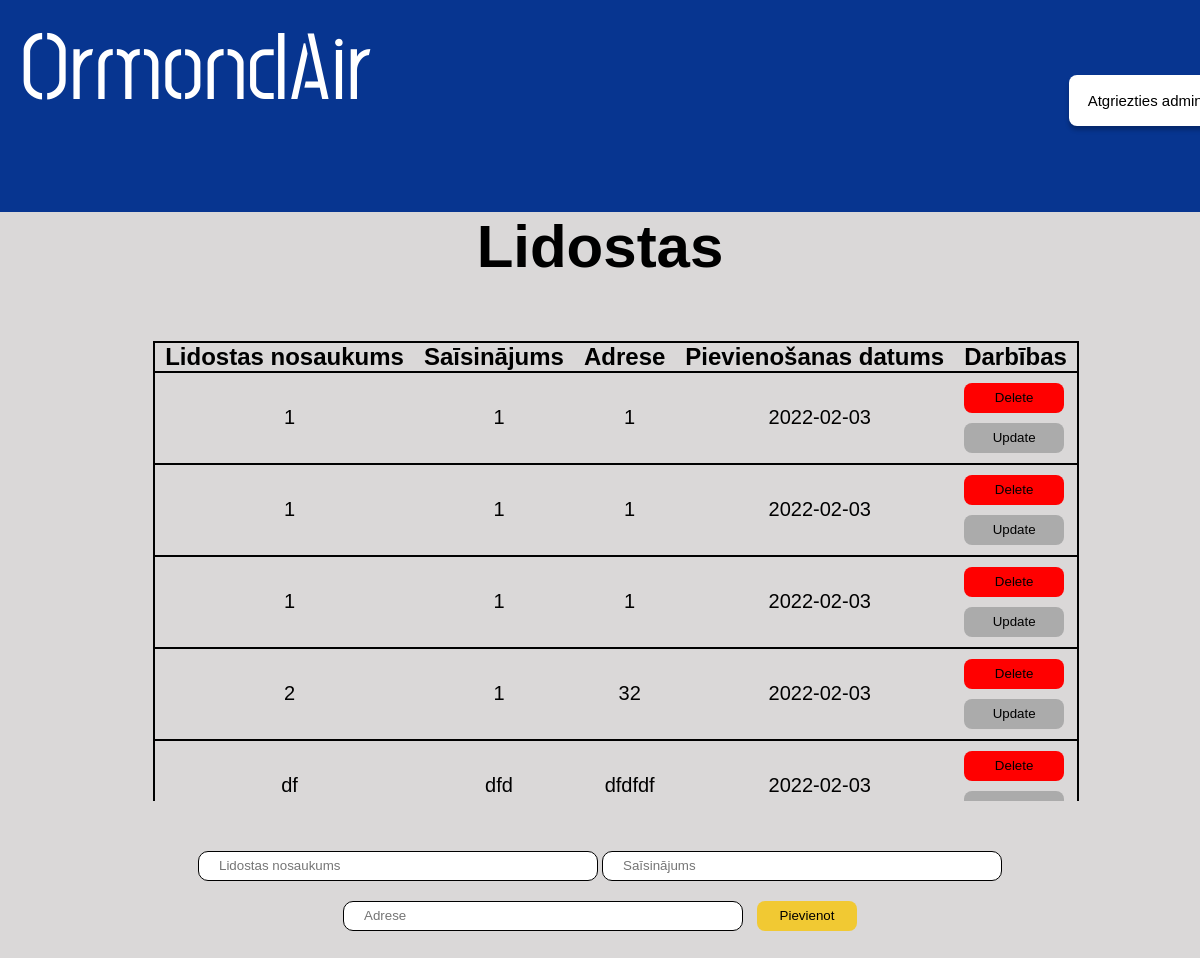
The app's page /admin/lidostas, older data.
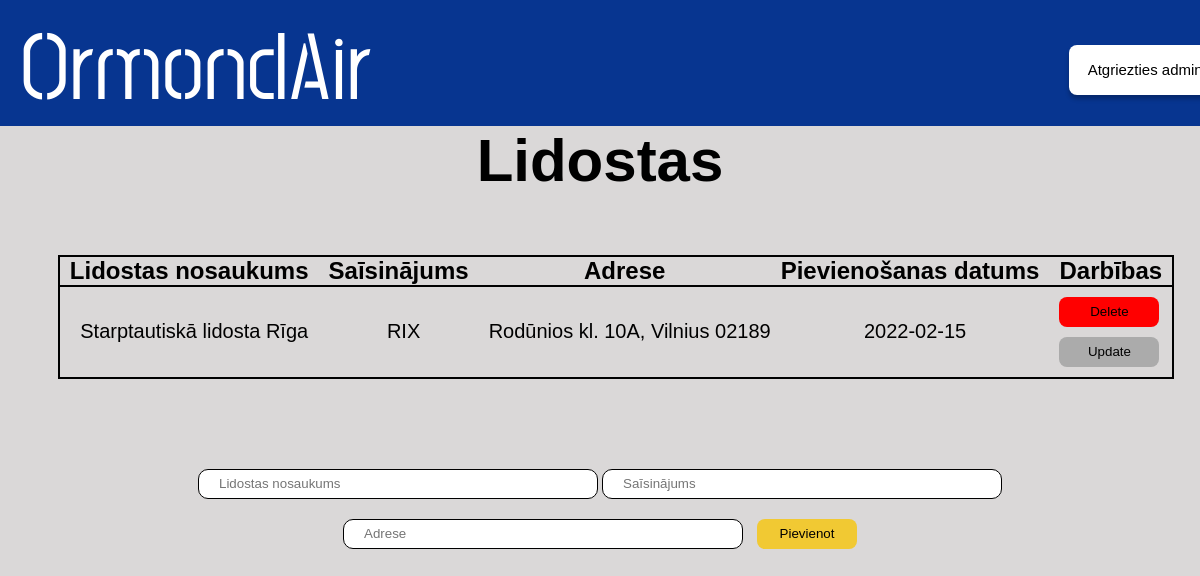
The same page, newer data.
### main.py (models this page shows, shortened)
class Lidosta(db.Model):
    id = db.Column(db.Integer, primary_key=True)
    content = db.Column(db.String(200), nullable=False)
    saisinajums = db.Column(db.String(3), nullable=False)
    adrese = db.Column(db.String(200), nullable=False)
    date_created = db.Column(db.DateTime, default=datetime.utcnow)

### main.py (the view)
@app.route('/admin/lidostas', methods=['POST', 'GET'])
def lidostas():
  if request.method == 'POST':
    new_airport = Lidosta(content=request.form['content'],saisinajums = request.form['saisinajums'], adrese=request.form['adrese'])
    try:
      db.session.add(new_airport)
      db.session.commit()
      return redirect('/admin/lidostas')
    except:
      return "Draugi nav labi!"
  else:
    tasks = Lidosta.query.order_by(Lidosta.date_created).all()
    return render_template('adminlidostas.html', tasks=tasks)

### templates/adminlidostas.html (shortened to what this page needs)
<!DOCTYPE html>
<html lang="en">
  <head>
    <link href="/static/css/stylesheet.css" rel="stylesheet" />
  </head>
  <body>
    <div class="augsejaisBaneris">
      <a href="/">
        <h1 class="homePage">OrmondAir</h1>
      </a>
      <a href="/admin">
        <button id="atgriezties_admin">Atgriezties admin</button>
      </a>
    </div>
    <div class="apaksejaisBaneris">
      <h1 id="virsraksts">Lidostas</h1>
      {% if tasks|length < 1 %}
      <h4 id="apaksraksts">Nav pievienota neviena lidosta! </h4>
      {% else %}
      <div class="tabulaBox">
        <table class="tabula">
          <tr class="tabula">
            <th class="teksts">Lidostas nosaukums</th>
            <th class="teksts">Saīsinājums</th>
            <th class="teksts">Adrese</th>
            <th class="teksts">Pievienošanas datums</th>
            <th class="teksts">Darbības</th>
          </tr>
          {% for task in tasks %}
            <tr class="tabula">
              <td class="dbteksts">{{ task.content }}</td>
              <td class="dbteksts">{{ task.saisinajums }}</td>
              <td class="dbteksts">{{ task.adrese }}</td>
              <td class="dbteksts">{{ task.date_created.date() }}</td>
              <td>
                <a href="/delete/{{task.id}}"><button id=dzest>Delete</button></a>
                <br>
                <a href="/update/{{task.id}}"><button id=labot>Update</button></a>
              </td>
            </tr>
          {% endfor %}
        </table>
      </div>
      {% endif %}
      <form action="/admin/lidostas" method="POST" id="form">
        <input class="input" type="text" name="content" id="content" maxlength="50" placeholder="Lidostas nosaukums" required>
        <input class="input" type="text" name="saisinajums" id="saisinajums" maxlength="3" placeholder="Saīsinājums" required>
        <input class="input" type="text" name="adrese" id="adrese" maxlength="50"placeholder="Adrese" required>
        <input type="submit" value="Pievienot" id="pievienot">
      </form>
    </div>
  </body>
</html>

### static/css/stylesheet.css (style rules this page uses)
body { background: rgba(186, 182, 182, 0.53); }
* { margin: 0; padding: 0; box-sizing: border-box; text-decoration: none; }
.augsejaisBaneris { position: absolute; left: 0%; right: 0%; top: 0%; bottom: 84.28%; background: #073590; }
.homePage { position: absolute; left: 0%; font-family: Post No Bills Colombo Medium; font-size: 96px; display: flex; margin-left: 20px; color: #ffffff; user-select: none; }
.apaksejaisBaneris { position: absolute; top: 15.72%; right: 0px; left: 0px; }
#atgriezties_admin { position: absolute; width: 152px; height: 50.63px; left: 89.1%; top: 35.4%; background: #ffffff; border-radius: 8px; box-shadow: 0px 4px 4px rgba(0, 0, 0, 0.25); border-style: none; font-family: Arial, Helvetica, sans-serif; font-size: 15px; cursor: pointer; }
#pievienot { width: 100px; height: 30px; background: #f1c933; border-radius: 8px; outline: none; cursor: pointer; border: 1px solid transparent; margin-left: 10px; }
.teksts { font-family: Arial, Helvetica, sans-serif; font-size: 24px; color: #000000; padding-left: 10px; padding-right: 10px; }
.input { background: #ffffff; border: 1px solid #000000; box-sizing: border-box; border-radius: 10px; outline: none; padding-left: 20px; padding-right: 20px; width: 400px; height: 30px; margin-top: 10px; margin-bottom: 10px; }
#dzest { width: 100px; height: 30px; background: #ff0000; border-radius: 8px; outline: none; cursor: pointer; border: 1px solid transparent; margin-top: 10px; margin-left: 10px; }
#labot { width: 100px; height: 30px; background: #ababab; border-radius: 8px; outline: none; cursor: pointer; border: 1px solid transparent; margin-top: 10px; margin-left: 10px; margin-bottom: 10px; }
.dbteksts { text-align: center; font-family: Arial, Helvetica, sans-serif; font-size: 20px; color: #000000; padding-left: 10px; }
#virsraksts { text-align: center; font-family: Arial, Helvetica, sans-serif; font-size: 60px; color: #000000; }
.tabula { border-collapse: collapse; border: solid 2px #000000; margin-left: auto; margin-right: auto; margin-top: 40px; margin-bottom: 40px; }
#form { text-align: center; }
.tabulaBox { display: block; max-height: 500px; width: 96%; overflow: auto; margin-top: 20px; margin-left: 40px; margin-bottom: 40px; }

Row changes from the older to the newer data that the page shows:
removed Lidosta: content "1", saisinajums "1", adrese "1", date_created "2022-02-03"
removed Lidosta: content "1", saisinajums "1", adrese "1", date_created "2022-02-03"
removed Lidosta: content "1", saisinajums "1", adrese "1", date_created "2022-02-03"
removed Lidosta: content "2", saisinajums "1", adrese "32", date_created "2022-02-03"
removed Lidosta: content "df", saisinajums "dfd", adrese "dfdfdf", date_created "2022-02-03"
added Lidosta: content "Starptautiskā lidosta Rīga", saisinajums "RIX", adrese "Rodūnios kl. 10A, Vilnius 02189", date_created "2022-02-15"
